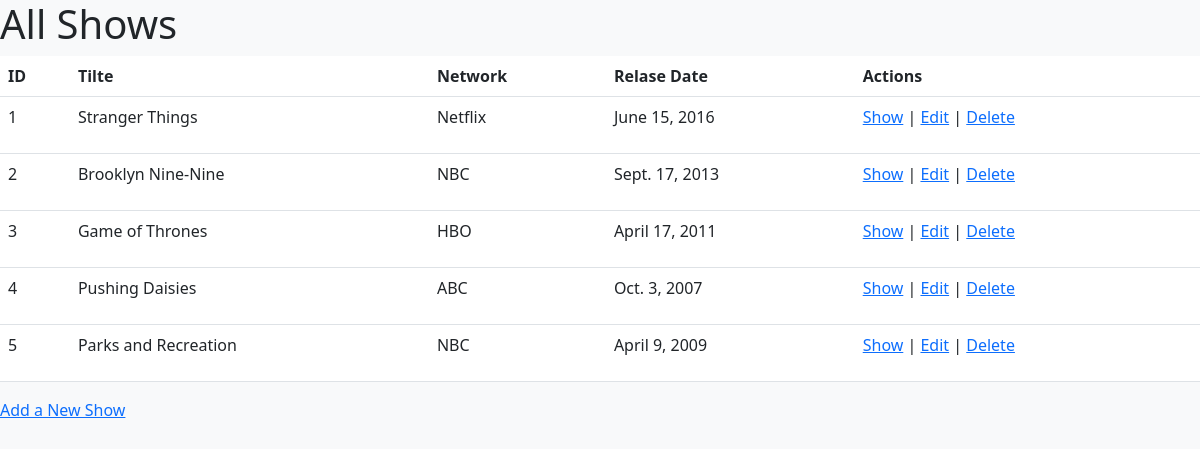
Page /shows/ on the committed database.
### Tv_Show_app/models.py (models this page shows, shortened)
class Shows(models.Model):
    title=models.CharField(max_length=45)
    network=models.CharField(max_length=45)
    release_date=models.DateField()
    description=models.TextField(max_length=255)
    created_at=models.DateTimeField(auto_now_add=True)
    updated_at=models.DateTimeField(auto_now=True)
    objects=showsManager()

### Tv_Show_app/views.py (the view)
# urls.py: path('shows/',views.shows,name='shows'),
def shows(request):
    data={
        'Shows':Shows.objects.all()
    }
    return render (request,'show.html',data)

### Tv_Show_app/templates/show.html (shortened to what this page needs)
{% load static %}
<!DOCTYPE html>
<html lang="en">
<head>
    <link href="https://cdn.jsdelivr.net/npm/bootstrap@5.3.0/dist/css/bootstrap.min.css" rel="stylesheet">
</head>
<body class="bg-light">
    <h1>All Shows</h1>
<table class="table">
  <thead class="thead-light">
    <tr>
      <th scope="col">ID</th>
      <th scope="col">Tilte</th>
      <th scope="col">Network</th>
      <th scope="col">Relase Date</th>
      <th scope="col">Actions</th>
    </tr>
  </thead>
  <tbody>
    {% for show in Shows %}
      <tr>
      <td>{{show.id}}</td>
      <td>{{show.title}}</td>
      <td>{{show.network}}</td>
      <td>{{show.release_date}}</td>
      <td><p><a href="{% url 'action_show' show.id %}">Show</a> | <a href="{% url 'action_edit' show.id %}">Edit</a> | <a href="{% url 'delete' show.id %}">Delete</a></p></td>
    </tr>
  </tbody>
  {% endfor %}
</table>
<a href="{% url 'index' %}">Add a New Show</a>
</body>
</html>

### rows in the picture
Shows: id "1", title "Stranger Things", network "Netflix", release_date "June 15, 2016"
Shows: id "2", title "Brooklyn Nine-Nine", network "NBC", release_date "Sept. 17, 2013"
Shows: id "3", title "Game of Thrones", network "HBO", release_date "April 17, 2011"
Shows: id "4", title "Pushing Daisies", network "ABC", release_date "Oct. 3, 2007"
Shows: id "5", title "Parks and Recreation", network "NBC", release_date "April 9, 2009"
